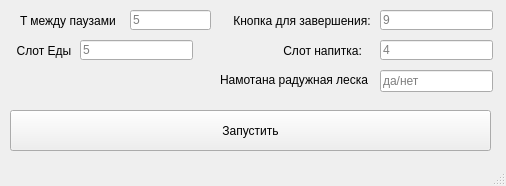
<?xml version="1.0" encoding="UTF-8"?>
<ui version="4.0">
 <class>MainWindow</class>
 <widget class="QMainWindow" name="MainWindow">
  <property name="geometry">
   <rect>
    <x>0</x>
    <y>0</y>
    <width>506</width>
    <height>186</height>
   </rect>
  </property>
  <property name="windowTitle">
   <string>MainWindow</string>
  </property>
  <widget class="QWidget" name="centralwidget">
   <widget class="QPushButton" name="play">
    <property name="geometry">
     <rect>
      <x>10</x>
      <y>110</y>
      <width>481</width>
      <height>41</height>
     </rect>
    </property>
    <property name="text">
     <string>Запустить</string>
    </property>
   </widget>
   <widget class="QLineEdit" name="pause">
    <property name="geometry">
     <rect>
      <x>130</x>
      <y>10</y>
      <width>81</width>
      <height>20</height>
     </rect>
    </property>
    <property name="placeholderText">
     <string>5</string>
    </property>
   </widget>
   <widget class="QLabel" name="label">
    <property name="geometry">
     <rect>
      <x>20</x>
      <y>10</y>
      <width>111</width>
      <height>21</height>
     </rect>
    </property>
    <property name="text">
     <string>T между паузами</string>
    </property>
   </widget>
   <widget class="QLabel" name="label_2">
    <property name="geometry">
     <rect>
      <x>10</x>
      <y>40</y>
      <width>61</width>
      <height>21</height>
     </rect>
    </property>
    <property name="text">
     <string>  Слот Еды:</string>
    </property>
   </widget>
   <widget class="QLineEdit" name="slot_food">
    <property name="geometry">
     <rect>
      <x>80</x>
      <y>40</y>
      <width>113</width>
      <height>20</height>
     </rect>
    </property>
    <property name="placeholderText">
     <string>5</string>
    </property>
   </widget>
   <widget class="QLabel" name="label_3">
    <property name="geometry">
     <rect>
      <x>280</x>
      <y>40</y>
      <width>81</width>
      <height>21</height>
     </rect>
    </property>
    <property name="text">
     <string> Слот напитка:</string>
    </property>
   </widget>
   <widget class="QLineEdit" name="slot_drink">
    <property name="geometry">
     <rect>
      <x>380</x>
      <y>40</y>
      <width>113</width>
      <height>20</height>
     </rect>
    </property>
    <property name="placeholderText">
     <string>4</string>
    </property>
   </widget>
   <widget class="QLineEdit" name="exit_button">
    <property name="geometry">
     <rect>
      <x>380</x>
      <y>10</y>
      <width>113</width>
      <height>20</height>
     </rect>
    </property>
    <property name="placeholderText">
     <string>9</string>
    </property>
   </widget>
   <widget class="QLabel" name="label_4">
    <property name="geometry">
     <rect>
      <x>230</x>
      <y>10</y>
      <width>141</width>
      <height>21</height>
     </rect>
    </property>
    <property name="text">
     <string> Кнопка для завершения:</string>
    </property>
   </widget>
   <widget class="QLineEdit" name="is_rainbow_line">
    <property name="geometry">
     <rect>
      <x>380</x>
      <y>70</y>
      <width>113</width>
      <height>22</height>
     </rect>
    </property>
    <property name="placeholderText">
     <string>да/нет</string>
    </property>
   </widget>
   <widget class="QLabel" name="label_6">
    <property name="geometry">
     <rect>
      <x>220</x>
      <y>70</y>
      <width>151</width>
      <height>20</height>
     </rect>
    </property>
    <property name="text">
     <string>Намотана радужная леска</string>
    </property>
   </widget>
  </widget>
  <widget class="QMenuBar" name="menubar">
   <property name="geometry">
    <rect>
     <x>0</x>
     <y>0</y>
     <width>506</width>
     <height>22</height>
    </rect>
   </property>
  </widget>
  <widget class="QStatusBar" name="statusbar"/>
 </widget>
 <resources/>
 <connections/>
</ui>
